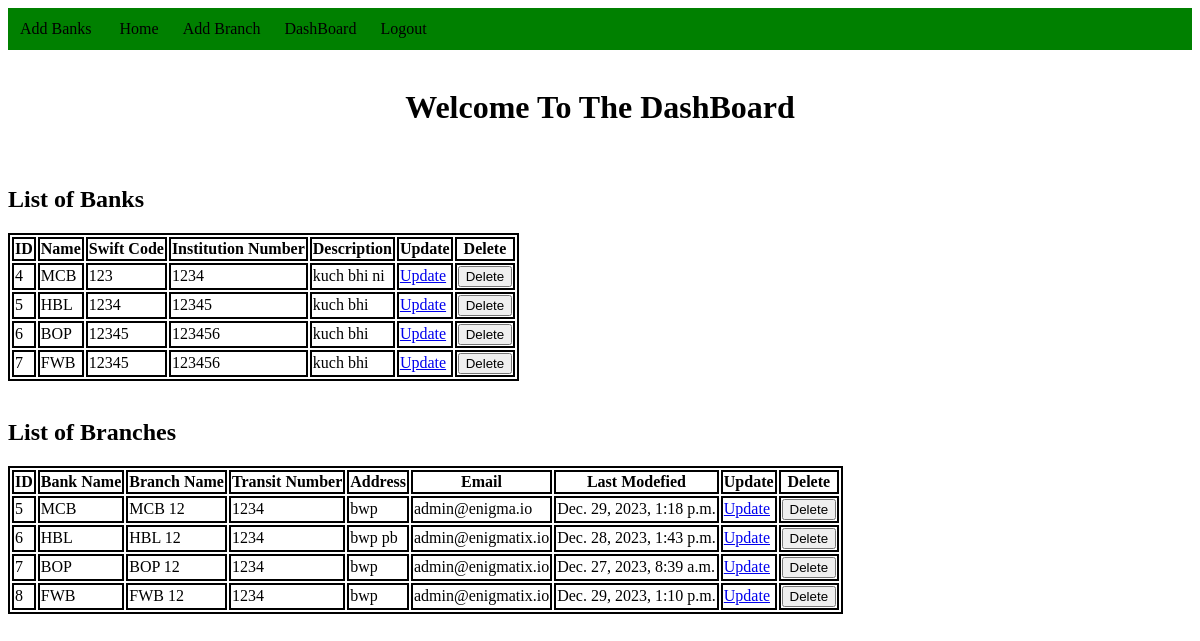
The page /dashboard/ (signed in) on the database its author committed.
### banks/models.py (models this page shows)
class BankModel(models.Model):
    name = models.CharField(max_length = 100, null=False)
    swift_code = models.CharField(max_length = 100, null= False)
    institution_number = models.CharField(max_length = 100, null=False)
    description = models.CharField(max_length = 100, null=False)
    def __str__(self):
        return self.name

### branch/models.py (models this page shows)
class BranchModel(models.Model):
    bank_name = models.ForeignKey(BankModel, on_delete=models.CASCADE, null=True)
    branch_name = models.CharField(max_length=100, null = False)
    transit_number = models.CharField(max_length=100, null=False)
    address = models.CharField(max_length=100, null=False)
    email = models.EmailField(default = 'admin@enigmatix.io')
    last_modefied = models.DateTimeField(auto_now = True)

### banks/views.py (the view)
# urls.py: path('dashboard/', login_required(views.DashboardView.as_view()), name='dashboard'),
class DashboardView(TemplateView):
    template_name = 'banks/dashboard.html'
    def get_context_data(self, **kwargs: Any):
        context = super().get_context_data(**kwargs)
        bnk = BankModel.objects.all()
        brnh = BranchModel.objects.all()
        context = {'bank':bnk, 'branch':brnh }
        return context

### banks/templates/banks/dashboard.html (shortened to what this page needs)
<!DOCTYPE html>
<html lang="en">
<head>
</head>
<body>
    <header>
        <nav><a href="{% url 'banks' %}"> Add Banks</a>
            &nbsp;&nbsp;&nbsp;&nbsp;&nbsp; <a href="{% url 'home' %}"> Home</a>
         &nbsp;&nbsp;&nbsp;&nbsp;&nbsp;<a href="{% url 'branchform' %}">Add Branch</a>
         &nbsp;&nbsp;&nbsp;&nbsp;&nbsp;<a href="{% url 'dashboard' %}">DashBoard</a>
        &nbsp;&nbsp;&nbsp;&nbsp;&nbsp;<a href="{% url 'logout' %}">Logout</a>
    </nav>
    </header><br>
    <h1>Welcome To The DashBoard</h1><br>
    <h2>List of Banks</h2>
    <table>
        <tr>
            <th>ID</th>
            <th>Name</th>
            <th>Swift Code</th>
            <th>Institution Number</th>
            <th>Description</th>
            <th>Update</th>
            <th>Delete</th>
        </tr>
        {% for b in bank %}
        <tr>
            <td>{{b.id}}</td>
            <td>{{b.name}}</td>
            <td>{{b.swift_code}}</td>
            <td>{{b.institution_number}}</td>
            <td>{{b.description}}</td>
            <td><a href="{% url 'updatebank' b.pk %}">Update</a></td>
            <td><form action="{% url 'deletebank' b.id %}" method="post">
                <input type="submit" value="Delete">
            </form>
            </td>
        </tr>
        {% endfor %}
    </table><br>
    <h2>List of Branches</h2>
    <table>
        <tr>
            <th>ID</th>
            <th>Bank Name</th>
            <th>Branch Name</th>
            <th>Transit Number</th>
            <th>Address</th>
            <th>Email</th>
            <th>Last Modefied</th>
            <th>Update</th>
            <th>Delete</th>
        </tr>
        {% for br in branch %}
        <tr>
            <td>{{br.id}}</td>
            <td>{{br.bank_name}}</td>
            <td>{{br.branch_name}}</td>
            <td>{{br.transit_number}}</td>
            <td>{{br.address}}</td>
            <td>{{br.email}}</td>
            <td>{{br.last_modefied}}</td>
            <td><a href="{% url 'updatebranch' br.pk %}">Update</a></td>
            <td><form action="{% url 'deletebranch' br.id %}" method="post">
                <input type="submit" value="Delete">
            </form>
            </td>
        </tr>
        {% endfor %}
    </table>
</body>
</html>

### banks/templates/banks/dashboard.html (style rules this page uses)
table, td, th, tr { border: 2px solid black; }
header { background-color: green; padding: 12px 12px; }
h1 { text-align: center; }
header nav a { text-decoration: none; color: black; }

### rows shown on the page
BankModel: id "4", name "MCB", swift_code "123", institution_number "1234", description "kuch bhi ni"
BankModel: id "5", name "HBL", swift_code "1234", institution_number "12345", description "kuch bhi"
BankModel: id "6", name "BOP", swift_code "12345", institution_number "123456", description "kuch bhi"
BankModel: id "7", name "FWB", swift_code "12345", institution_number "123456", description "kuch bhi"
BranchModel: id "5", bank_name "MCB", branch_name "MCB 12", transit_number "1234", address "bwp", email "admin@enigma.io", last_modefied "Dec. 29, 2023, 1:18 p.m."
BranchModel: id "6", bank_name "HBL", branch_name "HBL 12", transit_number "1234", address "bwp pb", email "admin@enigmatix.io", last_modefied "Dec. 28, 2023, 1:43 p.m."
BranchModel: id "7", bank_name "BOP", branch_name "BOP 12", transit_number "1234", address "bwp", email "admin@enigmatix.io", last_modefied "Dec. 27, 2023, 8:39 a.m."
BranchModel: id "8", bank_name "FWB", branch_name "FWB 12", transit_number "1234", address "bwp", email "admin@enigmatix.io", last_modefied "Dec. 29, 2023, 1:10 p.m."
